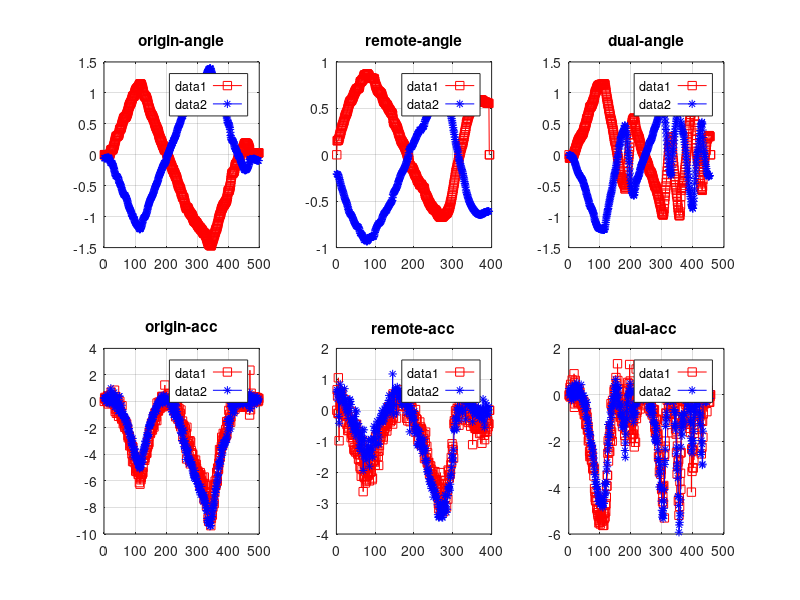
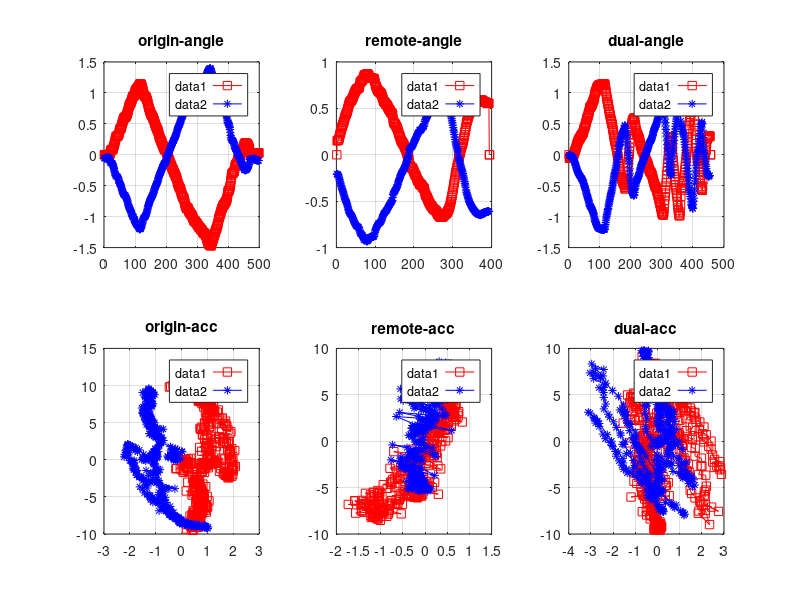
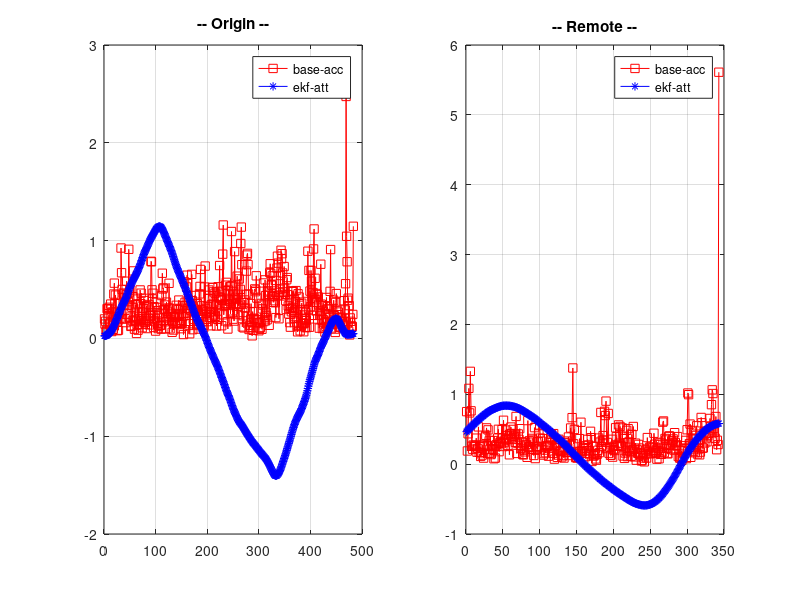

Write the MATLAB code that produced these figures, in order.
%%%%%%%%%%%%%%%%%%%%%%%%%%%%%%%%%%%%%%%%%%%%%%%%%%%%%%%%%%%%%%%%%%%%%%%%%%%%%%%%%%%%%%%%%5
%%%% Gesture Roll analyse 
%%%%
%%%%            ZHAOCHAO
%%%%                2016-11-08
%%%%%%%%%%%%%%%%%%%%%%%%%%%%%%%%%%%%%%%%%%%%%%%%%%%%%%%%%%%%%%%%%%%%%%%%%%%%%%%%%%%%%%%%%%%%%%%%%%
%%%%

figure(1);
figure(2);

%%%% roll-origin 

load data_origin_slow.dat

dat = data_origin_slow;

index_left = find(dat(:,1) == 0);
origin_left_att = dat(index_left, 2:4);
origin_left_acc = dat(index_left, 8:10);
origin_left_gyro = dat(index_left, 5:7);


index_right = find(dat(:,1) == 2);
origin_right_att = dat(index_right, 2:4);
origin_right_acc = dat(index_right, 8:10);
origin_right_gyro = dat(index_right, 5:7);

figure(1);
% att
% x-t, y-z
subplot(2,3,1);
tmp_t = [1: 1: size(origin_left_att(:,1), 1)];
plot(tmp_t, origin_left_att(:,2), 'rs-');
hold on;
tmp_t = [1: 1: size(origin_right_att(:,1), 1)];
plot(tmp_t, origin_right_att(:,2), 'b*-');
grid on;
legend('left', 'right');
title('origin-angle');

% acc
% x-x, y-z
subplot(2,3,4);
tmp_t = [1: 1: size(origin_left_acc(:,1), 1)];
plot(tmp_t, origin_left_acc(:,2), 'rs-');
hold on;
tmp_t = [1: 1: size(origin_right_acc(:,1), 1)];
plot(tmp_t, origin_right_acc(:,2), 'b*-');
grid on;
legend('left', 'right');
title('origin-acc');

figure(2);
% att
% x-t, y-z
subplot(2,3,1);
tmp_t = [1: 1: size(origin_left_att(:,1), 1)];
plot(tmp_t, origin_left_att(:,2), 'rs-');
hold on;
tmp_t = [1: 1: size(origin_right_att(:,1), 1)];
plot(tmp_t, origin_right_att(:,2), 'b*-');
grid on;
legend('left', 'right');
title('origin-angle');

% acc
% x-x, y-z
subplot(2,3,4);
plot(origin_left_acc(:,1), origin_left_acc(:,3), 'rs-');
hold on;
plot(origin_right_acc(:,1), origin_right_acc(:,3), 'b*-');
grid on;
legend('left', 'right');
title('origin-acc');


%%%% roll-remote

load data_remote_slow.dat

dat = data_remote_slow;

index_left = find(dat(:,1) == 0);
remote_left_att = dat(index_left, 2:4);
remote_left_acc = dat(index_left, 8:10);
remote_left_gyro = dat(index_left, 5:7);

index_right = find(dat(:,1) == 2);
remote_right_att = dat(index_right, 2:4);
remote_right_acc = dat(index_right, 8:10);
remote_right_gyro = dat(index_right, 5:7);

figure(1);
% att
% x-x, y-z
subplot(2,3,2);
tmp_t = [1: 1: size(remote_left_att(:,1), 1)];
plot(tmp_t, remote_left_att(:,2), 'rs-');
hold on;
tmp_t = [1: 1: size(remote_right_att(:,1), 1)];
plot(tmp_t, remote_right_att(:,2), 'b*-');
grid on;
legend('left', 'right');
title('remote-angle');

% acc
% x-x, y-z
subplot(2,3,5);
tmp_t = [1: 1: size(remote_left_acc(:,1), 1)];
plot(tmp_t, remote_left_acc(:,2), 'rs-');
hold on;
tmp_t = [1: 1: size(remote_right_acc(:,1), 1)];
plot(tmp_t, remote_right_acc(:,2), 'b*-');
grid on;
legend('left', 'right');
title('remote-acc');


figure(2);
% att
% x-x, y-z
subplot(2,3,2);
tmp_t = [1: 1: size(remote_left_att(:,1), 1)];
plot(tmp_t, remote_left_att(:,2), 'rs-');
hold on;
tmp_t = [1: 1: size(remote_right_att(:,1), 1)];
plot(tmp_t, remote_right_att(:,2), 'b*-');
grid on;
legend('left', 'right');
title('remote-angle');

% acc
% x-x, y-z
subplot(2,3,5);
plot(remote_left_acc(:,1), remote_left_acc(:,3), 'rs-');
hold on;
plot(remote_right_acc(:,1), remote_right_acc(:,3), 'b*-');
grid on;
legend('left', 'right');
title('remote-acc');


%%%% roll-dual

load data_dual_slow.dat

dat = data_dual_slow;

index_left = find(dat(:,1) == 0);
dual_left_att = dat(index_left, 2:4);
dual_left_acc = dat(index_left, 8:10);
dual_left_gyro = dat(index_left, 5:7);

index_right = find(dat(:,1) == 2);
dual_right_att = dat(index_right, 2:4);
dual_right_acc = dat(index_right, 8:10);
dual_right_gyro = dat(index_right, 5:7);


figure(1);
% att
% x-x, y-z
subplot(2,3,3);
tmp_t = [1: 1: size(dual_left_att(:,1), 1)];
plot(tmp_t, dual_left_att(:,2), 'rs-');
hold on;
tmp_t = [1: 1: size(dual_right_att(:,1), 1)];
plot(tmp_t, dual_right_att(:,2), 'b*-');
grid on;
legend('left', 'right');
title('dual-angle');

% acc
% x-x, y-z
subplot(2,3,6);
tmp_t = [1: 1: size(dual_left_acc(:,1), 1)];
plot(tmp_t, dual_left_acc(:,2), 'rs-');
hold on;
tmp_t = [1: 1: size(dual_right_acc(:,1), 1)];
plot(tmp_t, dual_right_acc(:,2), 'b*-');
grid on;
legend('left', 'right');
title('dual-acc');


figure(2);
% att
% x-x, y-z
subplot(2,3,3);
tmp_t = [1: 1: size(dual_left_att(:,1), 1)];
plot(tmp_t, dual_left_att(:,2), 'rs-');
hold on;
tmp_t = [1: 1: size(dual_right_att(:,1), 1)];
plot(tmp_t, dual_right_att(:,2), 'b*-');
grid on;
legend('left', 'right');
title('dual-angle');

% acc
% x-x, y-z
subplot(2,3,6);
plot(dual_left_acc(:,1), dual_left_acc(:,3), 'rs-');
hold on;
plot(dual_right_acc(:,1), dual_right_acc(:,3), 'b*-');
grid on;
legend('left', 'right');
title('dual-acc');


%%%%%%%%%%%%%%%%%%%%%%%%%%%%%%%%%%%%%%%%%%%%%%%%%%%%%%%%%%%%%%%%%%%%%%%%%%%%%%%%%%%%%%%%%%%%%%%%%%%
%%%%  Origin
%%%%  delta-theta

SLIDE_WINDOWS_WIDTH = 15;

origin_size = min(min(size(origin_left_att, 1), size(origin_left_acc, 1)), ...
    min(size(origin_right_att, 1), size(origin_right_acc, 1))) - SLIDE_WINDOWS_WIDTH;

delta_origin_left_att = zeros(origin_size, 3);
delta_origin_left_acc = zeros(origin_size, 3);
delta_origin_left_gyro = zeros(origin_size, 3);
delta_origin_left_t = zeros(origin_size, 1);

delta_origin_right_att = zeros(origin_size, 3);
delta_origin_right_acc = zeros(origin_size, 3);
delta_origin_right_gyro = zeros(origin_size, 3);
delta_origin_right_t = zeros(origin_size, 1);

% origin_left_att & origin_left_acc
% origin_right_att & origin_right_acc
for index = 1 : origin_size
    delta_origin_left_att(index, :) = sum(origin_left_att(index : (index + SLIDE_WINDOWS_WIDTH), :))/(SLIDE_WINDOWS_WIDTH + 1);
    delta_origin_left_acc(index, :) = sum(origin_left_acc(index : (index + SLIDE_WINDOWS_WIDTH), :))/(SLIDE_WINDOWS_WIDTH + 1);
    delta_origin_left_gyro(index, :) = sum(origin_left_gyro(index : (index + SLIDE_WINDOWS_WIDTH), :))/(SLIDE_WINDOWS_WIDTH + 1);
    
    delta_origin_right_att(index, :) = sum(origin_right_att(index : (index + SLIDE_WINDOWS_WIDTH), :))/(SLIDE_WINDOWS_WIDTH + 1);
    delta_origin_right_acc(index, :) = sum(origin_right_acc(index : (index + SLIDE_WINDOWS_WIDTH), :))/(SLIDE_WINDOWS_WIDTH + 1);
    delta_origin_right_gyro(index, :) = sum(origin_right_gyro(index : (index + SLIDE_WINDOWS_WIDTH), :))/(SLIDE_WINDOWS_WIDTH + 1);
end

for index = 1 : origin_size -1
   delta_origin_left_acc(index, :) = origin_left_acc(index + 1, :) - origin_left_acc(index, :); 
%    delta_origin_left_t(index) = sum(delta_origin_left_att(index, 1) / delta_origin_left_gyro(index, 1) ...
%                                     + delta_origin_left_att(index, 2) / delta_origin_left_gyro(index, 2) ...
%                                     + delta_origin_left_att(index, 3) / delta_origin_left_gyro(index, 3)) / 3;
   
   delta_origin_right_acc(index, :) = origin_right_acc(index + 1, :) - origin_right_acc(index, :);
%    delta_origin_right_t(index) = sum(delta_origin_right_att(index, 1) / delta_origin_right_gyro(index, 1) ...
%                                     + delta_origin_right_att(index, 2) / delta_origin_right_gyro(index, 2) ...
%                                     + delta_origin_right_att(index, 3) / delta_origin_right_gyro(index, 3)) / 3;

end

delta_origin_acc = (delta_origin_left_acc - delta_origin_right_acc) / 2;
delta_origin_gyro = (delta_origin_left_gyro - delta_origin_right_gyro) / 2;
delta_origin_att = (delta_origin_left_att - delta_origin_right_att) / 2;

m_delta_origin_acc = zeros(1, origin_size);
m_delta_origin_gyro = zeros(1, origin_size);

for index = 1 : origin_size
    m_delta_origin_acc(index) = sqrt( abs(delta_origin_acc(index, 1) .* delta_origin_acc(index, 1) ...
                            + delta_origin_acc(index, 2) .* delta_origin_acc(index, 2) ...
                            + delta_origin_acc(index, 3) .* delta_origin_acc(index, 3)));
    m_delta_origin_gyro(index) = sqrt( abs(delta_origin_left_gyro(index, 1) .* delta_origin_gyro(index, 1) ...
                            + delta_origin_gyro(index, 2) .* delta_origin_gyro(index, 2) ...
                            + delta_origin_gyro(index, 3) .* delta_origin_gyro(index, 3)));
end

% % % tmp_origin_left_att ./ delta_origin_left_acc
% % % delta_origin_left_att ./ delta_origin_left_acc
% % % delta_origin_left_gyro ./ delta_origin_left_acc
% % % delta_origin_left_gyro ./ delta_origin_acc 

kdt = (m_delta_origin_gyro ./ m_delta_origin_acc);

%%%% mean
display('origin[m_gyro/m_delta_acc]_mean: ');
mean(kdt)

%%%% var
display('origin[m_gyro/m_delta_acc]_var: ')
var(kdt)

%%%% std
display('origin[m_gyro/m_delta_acc]_std: ')
std(kdt)

% % % origin_left_dt = sum(delta_origin_left_t) / (size(delta_origin_left_t, 1)-1)
% % % origin_right_dt = sum(delta_origin_right_t) / (size(delta_origin_right_t, 1)-1)
% % % 
% % % origin_left_vec = delta_origin_left_acc .* origin_left_dt;
% % % origin_right_vec = delta_origin_right_acc .* origin_right_dt;

figure(4);

subplot(1, 2, 1);
tmp_t = [1: 1: size(m_delta_origin_acc, 2)];
plot(tmp_t, m_delta_origin_acc, 'rs-');
hold on;
tmp_t = [1: 1: size(delta_origin_att(:,1), 1)];
plot(tmp_t, delta_origin_att(:,2), 'b*-');
grid on;
legend('base-acc', 'ekf-att');
title('-- Origin --');



%%%%%%%%%%%%%%%%%%%%%%%%%%%%%%%%%%%%%%%%%%%%%%%%%%%%%%%%%%%%%%%%%%%%%%%%%%%%%%%%%%%%%%%%%%%%%%%%%%%%%%
%%%%  Remote 
%%%%  delta-theta

SLIDE_WINDOWS_WIDTH = 50;

remote_size = min(min(size(remote_left_att, 1), size(remote_left_acc, 1)), ...
    min(size(remote_right_att, 1), size(remote_right_acc, 1))) - SLIDE_WINDOWS_WIDTH;

delta_remote_left_att = zeros(remote_size, 3);
delta_remote_left_acc = zeros(remote_size, 3);
delta_remote_left_gyro = zeros(remote_size, 3);
delta_remote_left_t = zeros(remote_size, 1);

delta_remote_right_att = zeros(remote_size, 3);
delta_remote_right_acc = zeros(remote_size, 3);
delta_remote_right_gyro = zeros(remote_size, 3);
delta_remote_right_t = zeros(remote_size, 1);

% origin_left_att & origin_left_acc
% origin_right_att & origin_right_acc
for index = 1 : remote_size
    delta_remote_left_att(index, :) = sum(remote_left_att(index : (index + SLIDE_WINDOWS_WIDTH), :))/(SLIDE_WINDOWS_WIDTH + 1);
    delta_remote_left_acc(index, :) = sum(remote_left_acc(index : (index + SLIDE_WINDOWS_WIDTH), :))/(SLIDE_WINDOWS_WIDTH + 1);
    delta_remote_left_gyro(index, :) = sum(remote_left_gyro(index : (index + SLIDE_WINDOWS_WIDTH), :))/(SLIDE_WINDOWS_WIDTH + 1);
    
    delta_remote_right_att(index, :) = sum(remote_right_att(index : (index + SLIDE_WINDOWS_WIDTH), :))/(SLIDE_WINDOWS_WIDTH + 1);
    delta_remote_right_acc(index, :) = sum(remote_right_acc(index : (index + SLIDE_WINDOWS_WIDTH), :))/(SLIDE_WINDOWS_WIDTH + 1);
    delta_remote_right_gyro(index, :) = sum(remote_right_gyro(index : (index + SLIDE_WINDOWS_WIDTH), :))/(SLIDE_WINDOWS_WIDTH + 1);
end

for index = 1 : remote_size -1
   delta_remote_left_acc(index, :) = remote_left_acc(index + 1, :) - remote_left_acc(index, :); 
%    delta_origin_left_t(index) = sum(delta_origin_left_att(index, 1) / delta_origin_left_gyro(index, 1) ...
%                                     + delta_origin_left_att(index, 2) / delta_origin_left_gyro(index, 2) ...
%                                     + delta_origin_left_att(index, 3) / delta_origin_left_gyro(index, 3)) / 3;
   
   delta_remote_right_acc(index, :) = remote_right_acc(index + 1, :) - remote_right_acc(index, :);
%    delta_origin_right_t(index) = sum(delta_origin_right_att(index, 1) / delta_origin_right_gyro(index, 1) ...
%                                     + delta_origin_right_att(index, 2) / delta_origin_right_gyro(index, 2) ...
%                                     + delta_origin_right_att(index, 3) / delta_origin_right_gyro(index, 3)) / 3;

end

delta_remote_acc = (delta_remote_left_acc - delta_remote_right_acc) / 2;
delta_remote_gyro = (delta_remote_left_gyro - delta_remote_right_gyro) / 2;
delta_remote_att = (delta_remote_left_att - delta_remote_right_att) / 2;

m_delta_remote_acc = zeros(1, remote_size);
m_delta_remote_gyro = zeros(1, remote_size);

for index = 1 : remote_size
    m_delta_remote_acc(index) = sqrt( abs(delta_remote_acc(index, 1) .* delta_remote_acc(index, 1) ...
                            + delta_remote_acc(index, 2) .* delta_remote_acc(index, 2) ...
                            + delta_remote_acc(index, 3) .* delta_remote_acc(index, 3)));
    m_delta_remote_gyro(index) = sqrt( abs(delta_remote_left_gyro(index, 1) .* delta_remote_gyro(index, 1) ...
                            + delta_remote_gyro(index, 2) .* delta_remote_gyro(index, 2) ...
                            + delta_remote_gyro(index, 3) .* delta_remote_gyro(index, 3)));
end

% % % tmp_origin_left_att ./ delta_origin_left_acc
% % % delta_origin_left_att ./ delta_origin_left_acc
% % % delta_origin_left_gyro ./ delta_origin_left_acc
% % % delta_origin_left_gyro ./ delta_origin_acc 

kdt = (m_delta_remote_gyro ./ m_delta_remote_acc);

%%%% mean
display('Remote[m_gyro/m_delta_acc]_mean: ');
mean(kdt)

%%%% var
display('Remote[m_gyro/m_delta_acc]_var: ');
var(kdt)

%%%% std
display('Remote[m_gyro/m_delta_acc]_std: ');
std(kdt)

figure(4);

subplot(1, 2, 2);
tmp_t = [1: 1: size(m_delta_remote_acc, 2)];
plot(tmp_t, m_delta_remote_acc, 'rs-');
hold on;
tmp_t = [1: 1: size(delta_remote_att(:,1), 1)];
plot(tmp_t, delta_remote_att(:,2), 'b*-');
grid on;
legend('base-acc', 'ekf-att');
title('-- Remote --');

% origin_left_dt = sum(delta_remote_left_t) / (size(delta_remote_left_t, 1)-1)
% origin_right_dt = sum(delta_remote_right_t) / (size(delta_remote_right_t, 1)-1)
% 
% origin_left_vec = delta_remote_left_acc .* origin_left_dt;
% origin_right_vec = delta_remote_right_acc .* origin_right_dt;
% 
% 
% (origin_left_vec ./ 0.03) - delta_origin_left_gyro





% SLIDE_WINDOWS_WIDTH = 3;
% 
% remote_size = min(min(size(remote_left_att, 1), size(remote_left_acc, 1)), ...
%     min(size(remote_right_att, 1), size(remote_right_acc, 1))) - SLIDE_WINDOWS_WIDTH;
% 
% delta_remote_left_att = zeros(remote_size, 3);
% delta_remote_left_acc = zeros(remote_size, 3);
% delta_remote_left_gyro = zeros(remote_size, 3);
% delta_remote_left_t = zeros(remote_size, 1);
% 
% delta_remote_right_att = zeros(remote_size, 3);
% delta_remote_right_acc = zeros(remote_size, 3);
% delta_remote_right_gyro = zeros(remote_size, 3);
% delta_remote_right_t = zeros(remote_size, 1);
% 
% for index = 1 : remote_size
%     
% end
